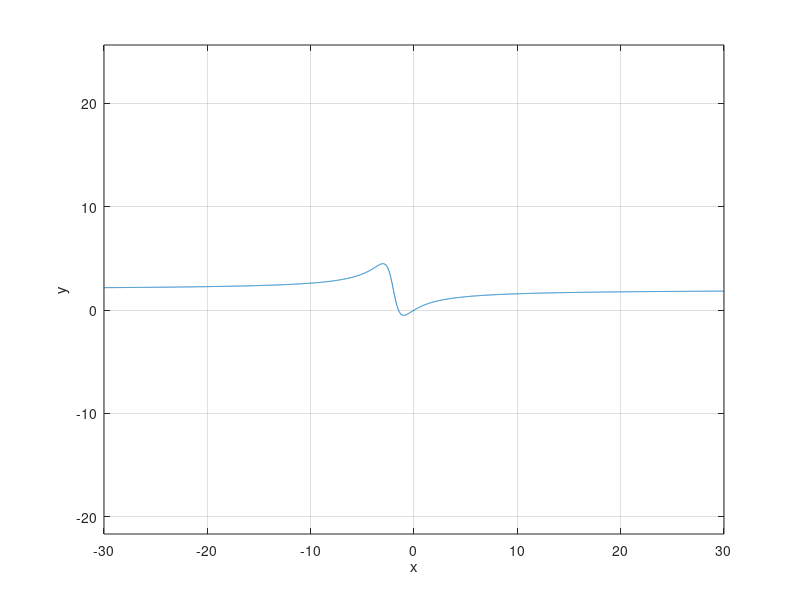
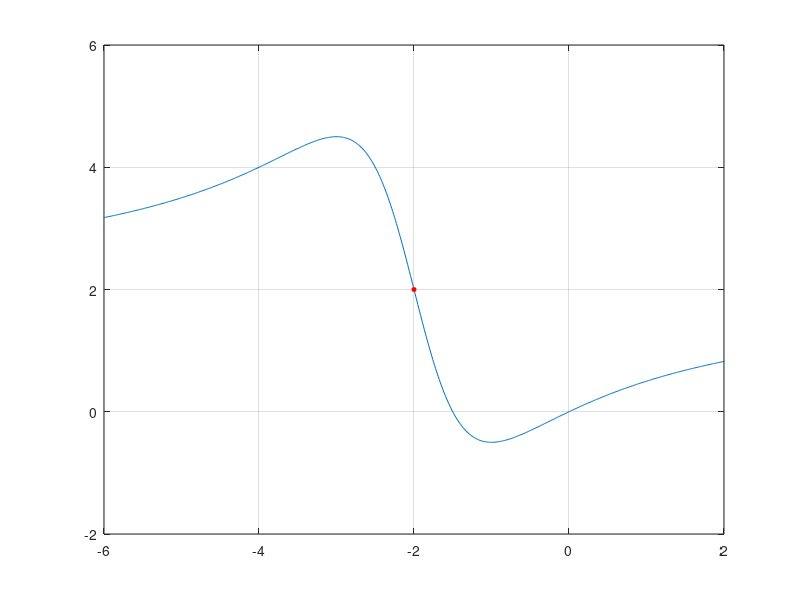

Reproduce these figures in MATLAB, in order.
%% Uppgift 2
% Vilken linje/punkt är symmetrisk i funktionen
%
% $$ f(x) = \frac{2x^2 + 3x}{x^2 + 4x + 5} $$
x = linspace(-30, 30, 5000);
y = (2 * x.^2 + 3 * x) ./ (x.^2 + 4 * x + 5);

figure;
plot(x, y);
xlabel('x');
ylabel('y');
grid on
axis equal
%%
% då ser vi att symmetrin ligger här, vid
%
% $$ x = -2 $$
%
% $$ y = 2 $$
figure;
plot(x, y);
hold on
x_hl = -2;
y_hl = 2;
plot(x_hl, y_hl, 'ro', 'MarkerSize', 3, 'MarkerFaceColor', 'r');
grid on
axis([-6 2, -2 6]);
hold off
%%
% Symmetri kan bevisas för $(h,k)$ genom
%
% $$ f(2h - x) = 2k - f(x) $$
%
% så för våran funktion blir det
%
% $$ f(-4-x) = \frac{2(-4 - x)^2 + 3(-4 - x)}{(-4 - x)^2 + 4(-4 - x) + 5}
% $$
%
% utveckla täljaren
%
% $$ (-4 - x)^2 = 16 + 8x + x^2 $$
%
% $$ 2(16 + 8x + x^2) = 32 + 16x + 2x^2 $$
%
% $$ 3(-4 - x) = -12 - 3x $$
%
% $$ 32 + 16x + 2x^2 - 12 - 3x = 2x^2 + 13x + 20 $$
%
% sedan nämnaren
%
% $$ (16 + 8x + x^2) + (-16 - 4x) + 5 = x^2 + 4x + 5 $$
%
% då får vi tillslut att
%
% $$ f(-4 - x) = \frac{2x^2 + 13x + 20}{x^2 + 4x + 5} $$
%
% och nu för $4 - f(x)$
%
% $$ 4 - f(x) = 4 - \frac{2x^2 + 3x}{x^2 + 4x + 5} $$
%
% flyttar 4 in i bråket
%
% $$ \frac{4(x^2 + 4x + 5) - 2x^2 - 3x}{x^2 + 4x + 5} $$
%
% utvecklar täljaren
%
% $$ 4x^2 + 16x + 20 - 2x^2 - 3x = 2x^2 + 13x + 20 $$
%
% då får vi att
%
% $$ 4 - f(x) = \frac{2x^2 + 13x + 20}{x^2 + 4x + 5} $$
%
% vilket är samma som $f(-4 - x)$, vilket betyder att punkten är
% symmetrisk.
